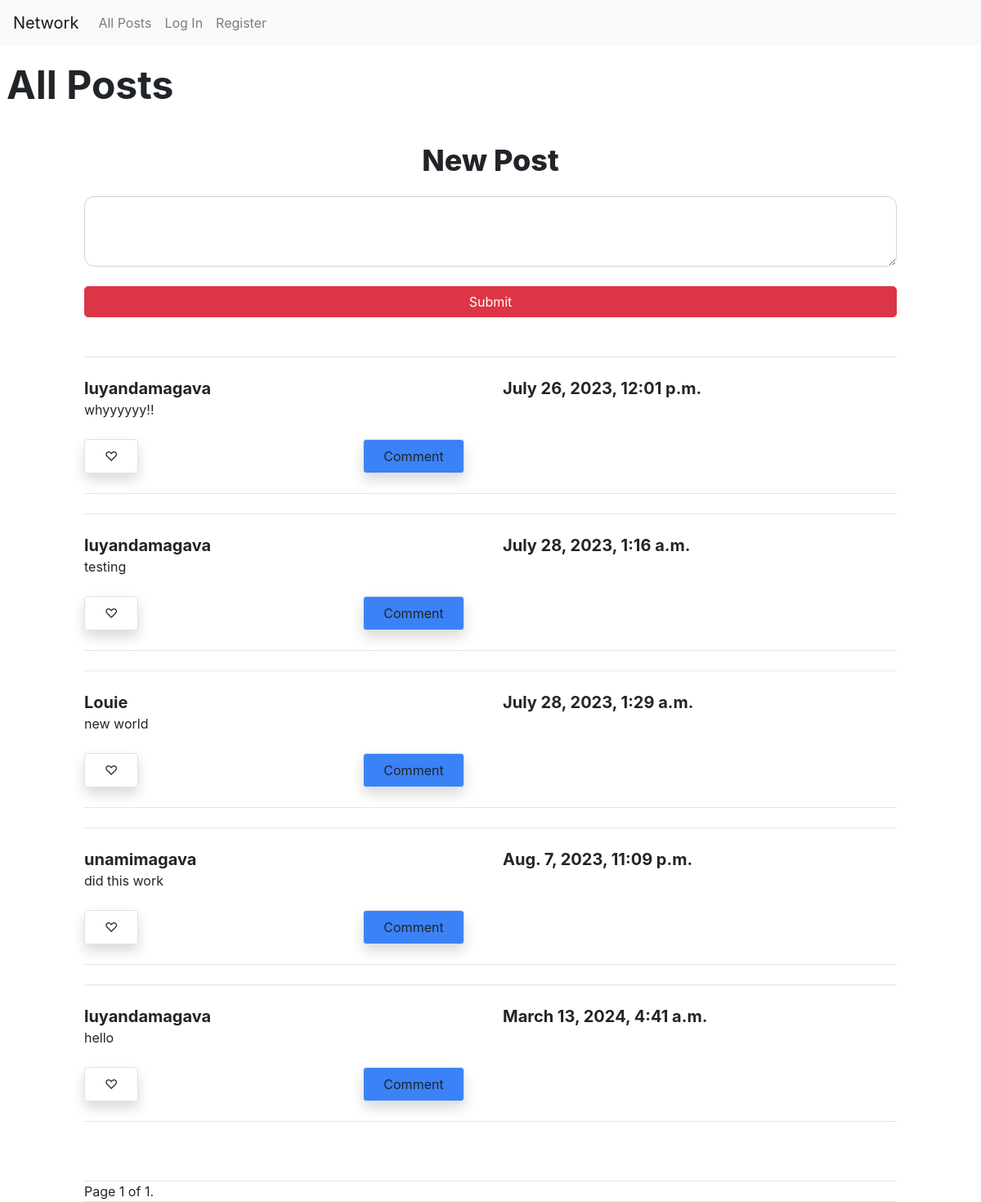
The page / on the database its author committed.
### network/models.py (models this page shows)
class Post(models.Model):
    creator = models.ForeignKey(User, on_delete=models.CASCADE, related_name="creator_posts")
    content = models.TextField()
    timestamp = models.DateTimeField(auto_now_add=True)
    likes = models.ManyToManyField(User, blank=True, related_name="liked_posts")
    comments = models.ManyToManyField(Comment, blank=True, related_name="commented_posts")

class User(AbstractUser):
    user_followers = models.ManyToManyField("self", blank=True, related_name="followers", symmetrical=False)
    user_following = models.ManyToManyField("self", blank=True, related_name="following", symmetrical=False)
    pass

### network/views.py (the view)
# urls.py: path("", views.index, name="index"),
def index(request):
    posts = Post.objects.all()
    paginator = Paginator(posts, 10)
    page_number = request.GET.get('page')
    return render(request, "network/index.html", {
        "posts": posts,
        "page_obj": paginator.get_page(page_number),
    })

### network/templates/network/index.html (shortened to what this page needs)
{% extends "network/layout.html" %}
{% load static %}
{% block body %}
    <br>
    <h1 class="text-5xl font-bold  ml-2">All Posts</h1>
    <br>
    <div class="container rounded-xl " >
        <br><form class="" method="post", action= {% url 'new_post' %}>
            <h3 class="text-center font-extrabold text-4xl">New Post</h3>
            <br>
            <textarea class="form-control rounded-xl" id="new_post_text" name="new_post_text" rows="3"></textarea>
            <br>
            <button class="btn btn-danger btn-block rounded-lg transition ease-in-out delay-150 bg-black hover:-translate-y-1 hover:scale-110 hover:bg-blue-500 duration-300" id="submit_post">Submit</button>
        </form><br>
    </div>
    <br>
        {% for post in page_obj %}
        <div class="container rounded-xl transition ease-in-out delay-150 bg-black hover:-translate-y-1 hover:scale-110 hover:bg-indigo-500 duration-300 " data-data = "{{ post.id }}" id="object">
            <hr>
            <br>
            <div class="row">
                <div class="col-6">
                    <h5 class="text-xl font-bold"><a href="{% url 'profile' post.creator.id %}">{{ post.creator }}</a></h5>
                </div>
                <div class="col-6">
                    <h6 class="text-xl font-bold">{{ post.timestamp }}</h6>
                </div>
            </div>
            <div class="row">
                <div class="col-12">
                    <p id="content{{ post.id }}">{{ post.content }}</p>
                </div>
            </div>
            <br>
            <div class="row" id="buttonsLCE{{ post.id }}">
                {% if user in post.likes.all %}
                <div class="col-4">
                    <button class="like_post  hover:bg-black text-blue-800 font-semibold py-2 px-4 border border-blue-900 rounded shadow" data-data = "{{ post.id }}" id="like_post{{ post.id }}">
                        &#10084;
                    </button>
                </div>
                {% else %}
                <div class="col-4">
                    <button class="like_post hover:bg-black text-blue-800 font-semibold py-2 px-4 border border-blue-900 rounded shadow" data-data = "{{ post.id }}"id="like_post{{ post.id }}">
                        &#9825;
                    </button>
                </div>
                {% endif %}
                <div class="col-4">
                    <button class=" bg-blue-500 hover:bg-black text-blue-800 font-semibold py-2 px-4 border border-blue-900 rounded shadow" id="comment_post">
                        Comment
                    </button>
                </div>
            </div>
            <br>
            <hr>
        </div>
        <br>
        {% endfor %}
    <br>
    <br>
    <div class="container">
        <hr>
        Page {{ page_obj.number }} of {{ page_obj.paginator.num_pages }}.
    </div>
{% endblock %}

### network/templates/network/layout.html (shortened to what this page needs)
{% load static %}
{% load static tailwind_tags %}
<!DOCTYPE html>
<html lang="en">
    <head>
        <link rel="stylesheet" href="https://stackpath.bootstrapcdn.com/bootstrap/4.4.1/css/bootstrap.min.css">
        {% tailwind_css %}
    </head>
    <body>
        <nav class="navbar navbar-expand-lg navbar-light bg-light">
            <a class="navbar-brand" href="{% url 'index' %}">Network</a>
            <div>
              <ul class="navbar-nav mr-auto">
                <li class="nav-item">
                  <a class="nav-link" href="{% url 'index' %}">All Posts</a>
                </li>
                {% if user.is_authenticated %}
                    <li class="nav-item">
                        <a class="nav-link" href="{% url 'following' %}">Following</a>
                    </li>
                    <li class="nav-item">
                        <a class="nav-link" href="{% url 'logout' %}">Log Out</a>
                    </li>
                {% else %}
                    <li class="nav-item">
                        <a class="nav-link" href="{% url 'login' %}">Log In</a>
                    </li>
                    <li class="nav-item">
                        <a class="nav-link" href="{% url 'register' %}">Register</a>
                    </li>
                {% endif %}
              </ul>
            </div>
          </nav>
        <div class="body">
            {% block body %}
            {% endblock %}
        </div>
    </body>
</html>

### rows shown on the page
Post: creator "luyandamagava", timestamp "July 26, 2023, 12:01 p.m.", content "whyyyyyy!!"
Post: creator "luyandamagava", timestamp "July 28, 2023, 1:16 a.m.", content "testing"
Post: creator "Louie", timestamp "July 28, 2023, 1:29 a.m.", content "new world"
Post: creator "unamimagava", timestamp "Aug. 7, 2023, 11:09 p.m.", content "did this work"
Post: creator "luyandamagava", timestamp "March 13, 2024, 4:41 a.m.", content "hello"

### other values the page prints
{{ page_obj.number }} "1"
{{ page_obj.paginator.num_pages }} "1"
